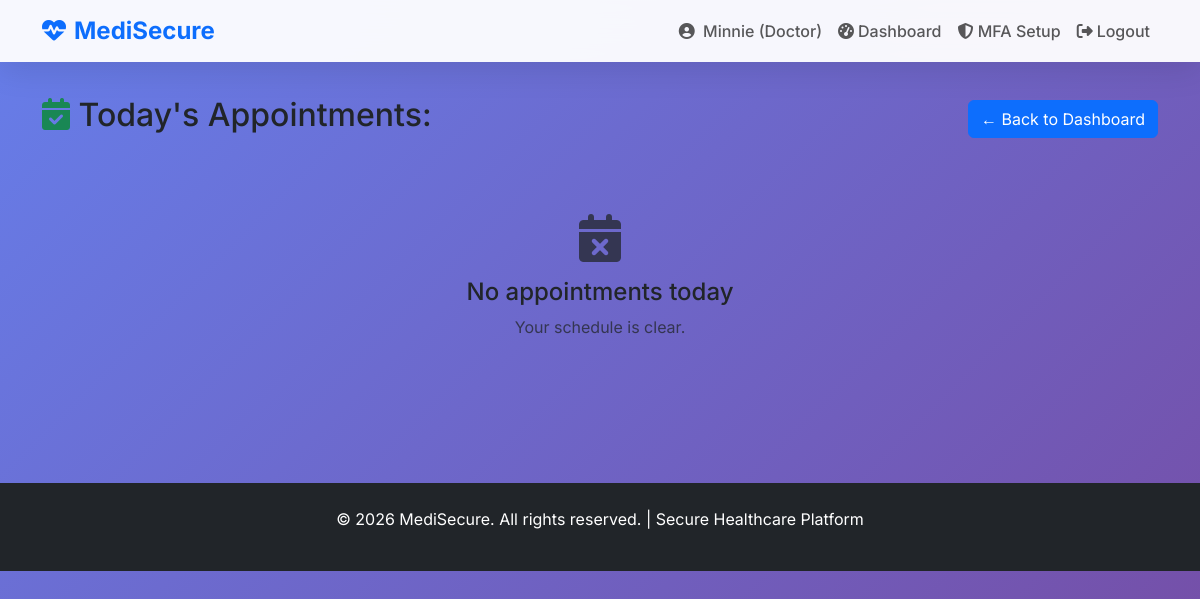
Page /doctor/appointments (signed in) on the earlier database version.
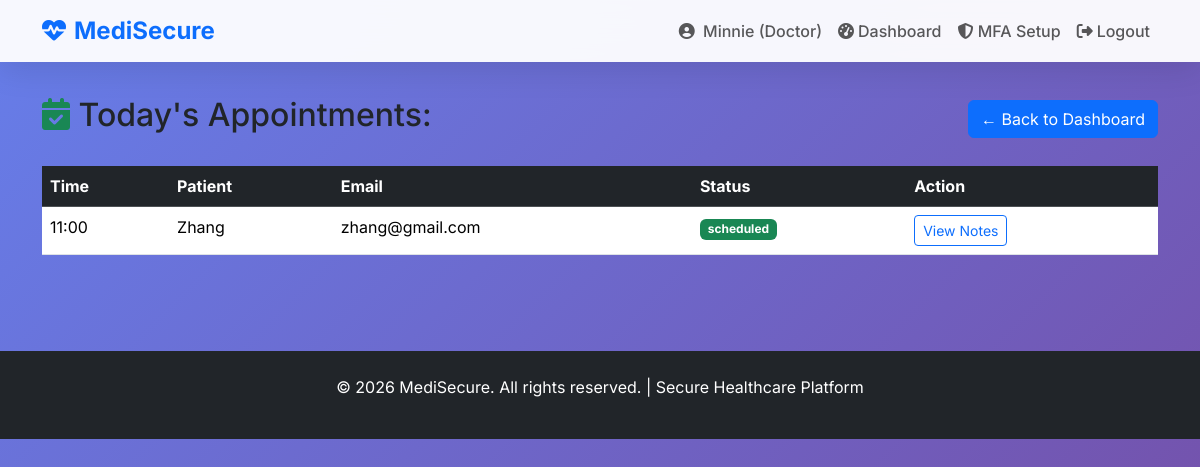
Same page on the later database version.
### app.py (models this page shows)
class Appointment(db.Model):
    id = db.Column(db.Integer, primary_key=True)
    patient_name = db.Column(db.String(100), nullable=False)
    patient_email = db.Column(db.String(120), nullable=False)
    doctor_id = db.Column(db.Integer, db.ForeignKey('user.id'))
    doctor = db.relationship('User', backref='doctor_appointments')
    date_time = db.Column(db.DateTime, nullable=False)
    status = db.Column(db.String(20), default='scheduled')

### app.py (the view)
@app.route('/doctor/appointments')
@login_required
def doctor_appointments():
    if current_user.role != 'doctor':
        flash('Doctor access only!', 'danger')
        return redirect(url_for('home'))
    from datetime import date, datetime
    today = date.today()
    appts = Appointment.query.filter(
        Appointment.doctor_id == current_user.id,
        Appointment.date_time >= datetime.combine(today, datetime.min.time()),
        Appointment.date_time <= datetime.combine(today, datetime.max.time())
    ).order_by(Appointment.date_time).all()
    return render_template('doctor_appointments.html', appointments=appts)

### app.py (called while the page is built)
@login_manager.user_loader
@login_manager.user_loader
def load_user(user_id):
    return User.query.get(int(user_id))

### templates/doctor_appointments.html (shortened to what this page needs)
{% extends "base.html" %}
{% block content %}
<div class="container mt-5">
    <div class="d-flex justify-content-between align-items-center mb-4">
        <h2><i class="fas fa-calendar-check text-success"></i> Today's Appointments:</h2>
        <a href="{{ url_for('doctor_dashboard') }}" class="btn btn-primary">← Back to Dashboard</a>
    </div>
    {% if appointments %}
    <div class="table-responsive">
        <table class="table table-hover">
            <thead class="table-dark">
                <tr>
                    <th>Time</th>
                    <th>Patient</th>
                    <th>Email</th>
                    <th>Status</th>
                    <th>Action</th>
                </tr>
            </thead>
            <tbody>
                {% for appt in appointments %}
                <tr>
                    <td>{{ appt.date_time.strftime('%H:%M') }}</td>
                    <td>{{ appt.patient_name }}</td>
                    <td>{{ appt.patient_email }}</td>
                    <td><span class="badge bg-success">{{ appt.status }}</span></td>
                    <td>
                        <button class="btn btn-sm btn-outline-primary">View Notes</button>
                    </td>
                </tr>
                {% endfor %}
            </tbody>
        </table>
    </div>
    {% else %}
    <div class="text-center py-5">
        <i class="fas fa-calendar-times fa-3x text-muted mb-3"></i>
        <h4>No appointments today</h4>
        <p class="text-muted">Your schedule is clear.</p>
    </div>
    {% endif %}
</div>
{% endblock %}

Differences in the rows shown:
added Appointment: date_time "11:00", patient_name "Zhang", patient_email "zhang@gmail.com", status "scheduled"
Other differences:
text no longer shown: "No appointments today Your schedule is clear."
text now shown: "Time Patient Email Status Action"
